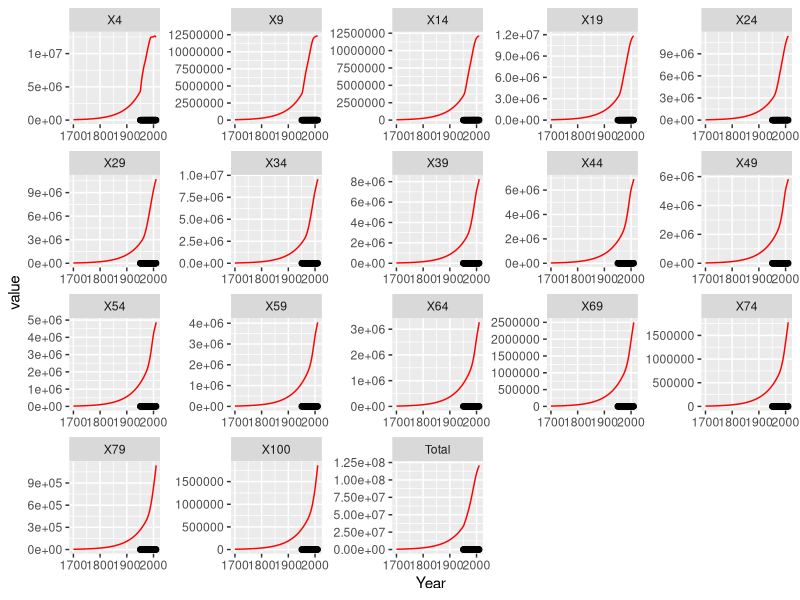

This figure's R source:
## Code to test approach for age structured model - fits to 2050

## Based on http://kinglab.eeb.lsa.umich.edu/EEID/eeid/2011_eco/waifw.pdf

## Set working directory
setwd("C:/Users/TOM SUMMER/Documents/TIME_research/TeaTime")

## Load packages
library(deSolve)
library(reshape2)
library(ggplot2)

# Set up age structure
ages <- c(4,9,14,19,24,29,34,39,44,49,54,59,64,69,74,79,100) # upper end of age classes
num_ages <- length(ages) # calculates the number of age classes
da <- diff(c(0,ages)) # calculates the widths of age classes
da [1] <- da[1]+1 # add one year to first age group as start of group is birth (i.e. 0) not 1

## Initial conditions - 1950 population
UN_pop_age <- as.data.frame(read.table("SA_pop_age.txt",header=TRUE)) # Load UN Population data
temp <- c()
for (i in 1:num_ages){temp[i]<-UN_pop_age[1,i+1]}
yinit <- c(S=c(temp))
sindex <- 1:num_ages

## Fertility
# Uses crude birth rate (per 1000 population) from UN pop for South Africa which has values for 5 year periods
# Puts these values at midpoint of period and interpolates between 
# 2010-2015 (2012.5) value based on medium fertility projection
birth_rate <- approxfun(x=c(0,1950,1952.5,1957.5,1962.5,1967.5,1972.7,1977.5,1982.5,1987.5,1992.5,1997.5,2002.5,2007.5,2012.5),
                        y=c(30.52,30.52,44,42,41,38,38,36,34,31,27,25,24,22,21),rule=2)

## Survival
Survive_age <- as.data.frame(read.table("SA_survival_age.txt",header=TRUE)) # Load survival proportions calculated from life tables
# Proportion surviving from age 0 to 1 - used to determine entry to first age group
s_birth <- approxfun(x=Survive_age$Year,y=Survive_age$X1,rule=2)
# and to other ages
s5 <- approxfun(x=Survive_age$Year,y=Survive_age$X5,rule=2)
s10 <- approxfun(x=Survive_age$Year,y=Survive_age$X10,rule=2)
s15 <- approxfun(x=Survive_age$Year,y=Survive_age$X15,rule=2)
s20 <- approxfun(x=Survive_age$Year,y=Survive_age$X20,rule=2)
s25 <- approxfun(x=Survive_age$Year,y=Survive_age$X25,rule=2)
s30 <- approxfun(x=Survive_age$Year,y=Survive_age$X30,rule=2)
s35 <- approxfun(x=Survive_age$Year,y=Survive_age$X35,rule=2)
s40 <- approxfun(x=Survive_age$Year,y=Survive_age$X40,rule=2)
s45 <- approxfun(x=Survive_age$Year,y=Survive_age$X45,rule=2)
s50 <- approxfun(x=Survive_age$Year,y=Survive_age$X50,rule=2)
s55 <- approxfun(x=Survive_age$Year,y=Survive_age$X55,rule=2)
s60 <- approxfun(x=Survive_age$Year,y=Survive_age$X60,rule=2)
s65 <- approxfun(x=Survive_age$Year,y=Survive_age$X65,rule=2)
s70 <- approxfun(x=Survive_age$Year,y=Survive_age$X70,rule=2)
s75 <- approxfun(x=Survive_age$Year,y=Survive_age$X75,rule=2)
s80 <- approxfun(x=Survive_age$Year,y=Survive_age$X80,rule=2)

## To model the aging process, define a matrix to hold the rates of movement between age classes.
aging <- diag(-1/da) # This is aging out of class
aging[row(aging)-col(aging)==1] <- 1/head(da,-1) # This is movement into next class assuming 100% survival

## Now we can put the pieces together to write a simulator for the demogrpahics
ja.multistage.model <- function (t, x, ...) {

  s <- x[sindex] # susceptibles
  
  # create a vector of survial at time t
  surv <- c(s5(t),s10(t),s15(t),s20(t),s25(t),s30(t),s35(t),s40(t),s45(t),s50(t),s55(t),s60(t),s65(t),s70(t),s75(t),s80(t))
  aging_temp <- aging
  aging_temp[row(aging_temp)-col(aging_temp)==1] <- surv*1/head(da,-1)
  
  dsdt <- aging_temp%*%s
  
  Total <- sum(s)
  
  Births <- s_birth(t)*birth_rate(t)*Total/1000
  
  dsdt[1] <- dsdt[1]+s_birth(t)*birth_rate(t)*Total/1000
  
  list(c(dsdt),Total=Total,Births=Births)

}

# And run it
system.time(sol <- ode(y=yinit,times=seq(1500,2010,by=1),func=ja.multistage.model))

## Plot populations in each age group over time

# add total to data and convert to long format
UN_pop_age_t <- cbind(UN_pop_age,rowSums(UN_pop_age[,2:18]))
colnames(UN_pop_age_t) <- c(colnames(UN_pop_age),"Total")
temp_data <- melt(UN_pop_age_t,id="Year")

# then turn the model output into long format
temp_model <- as.data.frame(sol[,1:19])
colnames(temp_model) <- colnames(UN_pop_age_t)
temp_model <- melt(temp_model,id="Year")

# and plot
plot_temp <- ggplot(temp_model,aes(x=Year,y=value))+
                    geom_line(colour="red")+
                    geom_point(data=temp_data,aes(x=Year,y=value))+
                    facet_wrap(~variable,scales="free")+
                    xlim(c(1700,2010))
